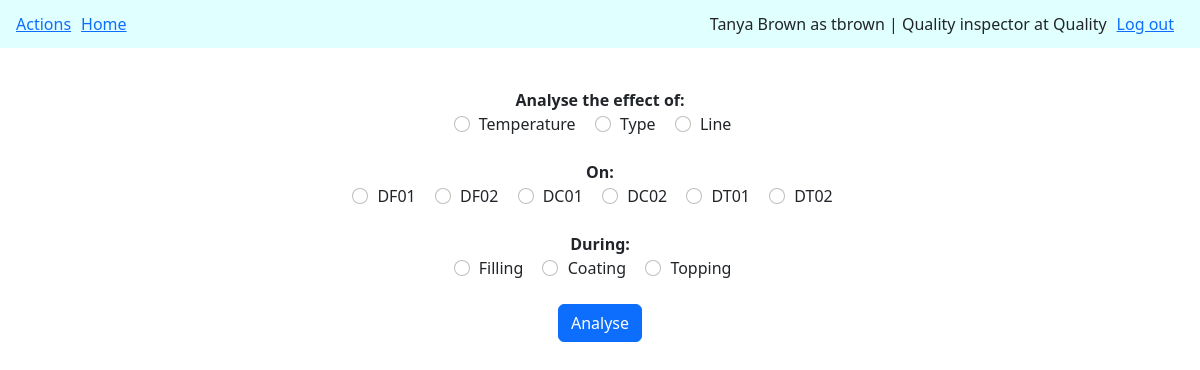
The app's page /analyse (signed in) with its own data.
### tables this page shows
CREATE TABLE users (id INTEGER PRIMARY KEY AUTOINCREMENT NOT NULL, username TEXT NOT NULL UNIQUE, hash TEXT NOT NULL UNIQUE, firstname TEXT NOT NULL, lastname TEXT NOT NULL, area TEXT NOT NULL, title TEXT NOT NULL, reg DATETIME);

### app.py (the view)
@app.route("/analyse", methods=["GET"])
@login_required
def analyse():
    return render_template("analyse.html", processes=areas, parameters=parameters, defects=defects)

### function.py (called while the page is built)
def login_required(f):
    @wraps(f)
    def decorated_function(*args, **kwargs):
        if session.get("user_id") is None:
            return redirect("/login")
        return f(*args, **kwargs)
    return decorated_function

### helpers.py (called while the page is built)
def dict_factory(cursor, row):
    d = {}
    for idx, col in enumerate(cursor.description):
        d[col[0]] = row[idx]
    return d

### templates/analyse.html (shortened to what this page needs)
{% extends "layout.html" %}
{% block body %}
<div>
    <form action="/analysis" method="get">
        <label for="parameter"><strong>Analyse the effect of:</strong></label><br>
        {% for parameter in parameters %}
            <input class="form-check-input" id="parameter-{{ parameter[0] }}" name="parameter" onclick="processSelector('{{ parameter[0] }}')" required type="radio" value="{{ parameter[0] }}">
            <label for="parameter-{{ parameter[0] }}" style="margin-left: 5px; margin-right: 15px;">{{ parameter[1] }}</label>
        {% endfor %}<br><br>
        <label for="defect"><strong>On:</strong></label><br>
        {% for defect in defects %}
            <input class="form-check-input" id="defect-{{ defect[0] }}" name="defect" required type="radio" value="{{ defect[0] }}">
            <label for="defect-{{ defect[0] }}" style="margin-left: 5px; margin-right: 15px;">{{ defect[0] }}</label>
        {% endfor %}<br><br>
        <div id="proc-select">
            <label for="process"><strong>During:</strong></label><br>
            {% for process in processes %}
                <input class="process form-check-input" id="{{ process[0] }}" name="process" required type="radio" value="{{ process[1] }}">
                <label for="{{ process[0] }}" style="margin-left: 5px; margin-right: 15px;">{{ process[1] }}</label>
            {% endfor %}<br><br>
        </div>
        <button class="btn btn-primary" type="submit">Analyse</button>
    </form>
</div>
{% endblock %}

### templates/layout.html (shortened to what this page needs)
<!DOCTYPE html>
<html lang="en">
    <head>
        <link href="https://cdn.jsdelivr.net/npm/bootstrap@5.2.3/dist/css/bootstrap.min.css" rel="stylesheet">
        <link href="static\styles.css" rel="stylesheet">
    </head>
    <body>
        <div name="toolbar">
            <nav class="navbar navbar-expand-lg" style="background-color: lightcyan">
                <div class="container-fluid">
                    {% if userdata %}
                    <ul class="m-1 nav">
                        <li>
                            <a data-bs-toggle="offcanvas" href="#offcanvasExample" role="button" style="margin-right: 10px" aria-controls="offcanvasExample">Actions</a>
                        </li>
                        <li>
                            <a href="/home">Home</a>
                        </li>
                    </ul>
                    <ul class="d-flex m-1 nav">
                        <li>
                            {{ userdata["firstname"] }} {{ userdata["lastname"] }} as {{ userdata["username"] }} | {{ userdata["title"] }} at {{ userdata["area"] }}
                        </li>
                        <li>
                            <a href="/logout" style="margin: 10px">Log out</a>
                        </li>
                    </ul>
                {% endif %}
            </nav>
        </div>
        <div style="height: 20px; padding: 5px; text-align: center">
        </div>
        <div style="padding: 20px; text-align: center">
            {% block body %}
            {% endblock %}
        </div>
    </body>
</html>

### records on screen
users: firstname "Tanya", lastname "Brown", username "tbrown", title "Quality inspector", area "Quality"

### other values on screen
{{ parameter[1] }} "Temperature" "Type" "Line"
{{ defect[0] }} "DF01" "DF02" "DC01" "DC02" "DT01" "DT02"
{{ process[1] }} "Filling" "Coating" "Topping"
